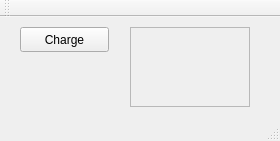
<?xml version="1.0" encoding="UTF-8"?>
<ui version="4.0">
 <class>MainWindow</class>
 <widget class="QMainWindow" name="MainWindow">
  <property name="geometry">
   <rect>
    <x>0</x>
    <y>0</y>
    <width>280</width>
    <height>141</height>
   </rect>
  </property>
  <property name="windowTitle">
   <string>GraphGenerator</string>
  </property>
  <widget class="QWidget" name="centralWidget">
   <widget class="QPushButton" name="pushButton">
    <property name="geometry">
     <rect>
      <x>20</x>
      <y>10</y>
      <width>89</width>
      <height>25</height>
     </rect>
    </property>
    <property name="text">
     <string>Charge</string>
    </property>
   </widget>
   <widget class="QFrame" name="frame">
    <property name="geometry">
     <rect>
      <x>130</x>
      <y>10</y>
      <width>120</width>
      <height>80</height>
     </rect>
    </property>
    <property name="frameShape">
     <enum>QFrame::StyledPanel</enum>
    </property>
    <property name="frameShadow">
     <enum>QFrame::Raised</enum>
    </property>
   </widget>
  </widget>
  <widget class="QStatusBar" name="statusBar"/>
  <widget class="QToolBar" name="mainToolBar">
   <attribute name="toolBarArea">
    <enum>TopToolBarArea</enum>
   </attribute>
   <attribute name="toolBarBreak">
    <bool>false</bool>
   </attribute>
  </widget>
 </widget>
 <layoutdefault spacing="6" margin="11"/>
 <resources/>
 <connections/>
</ui>
